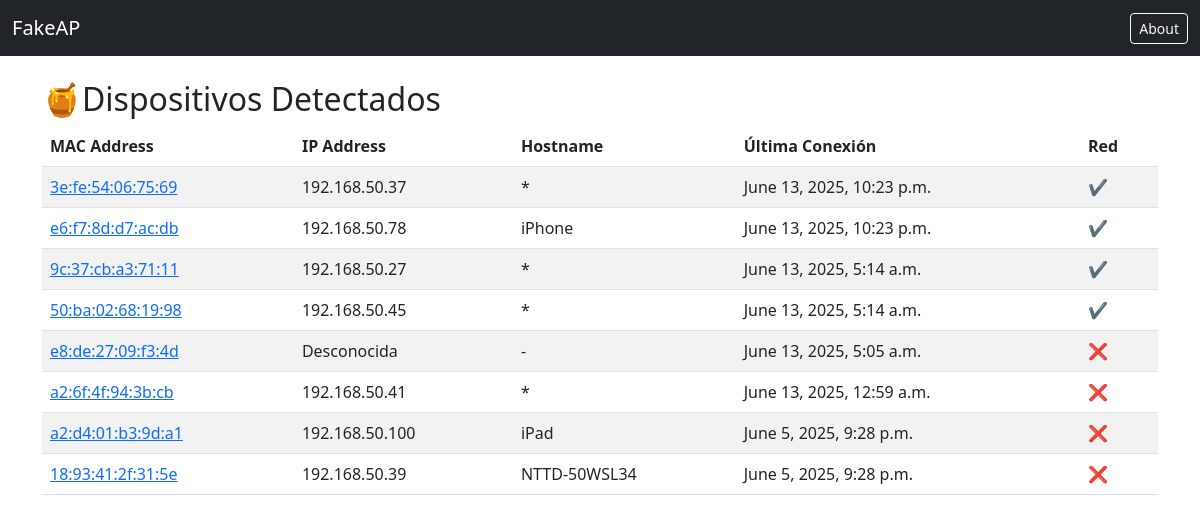
The app's page /, older data.
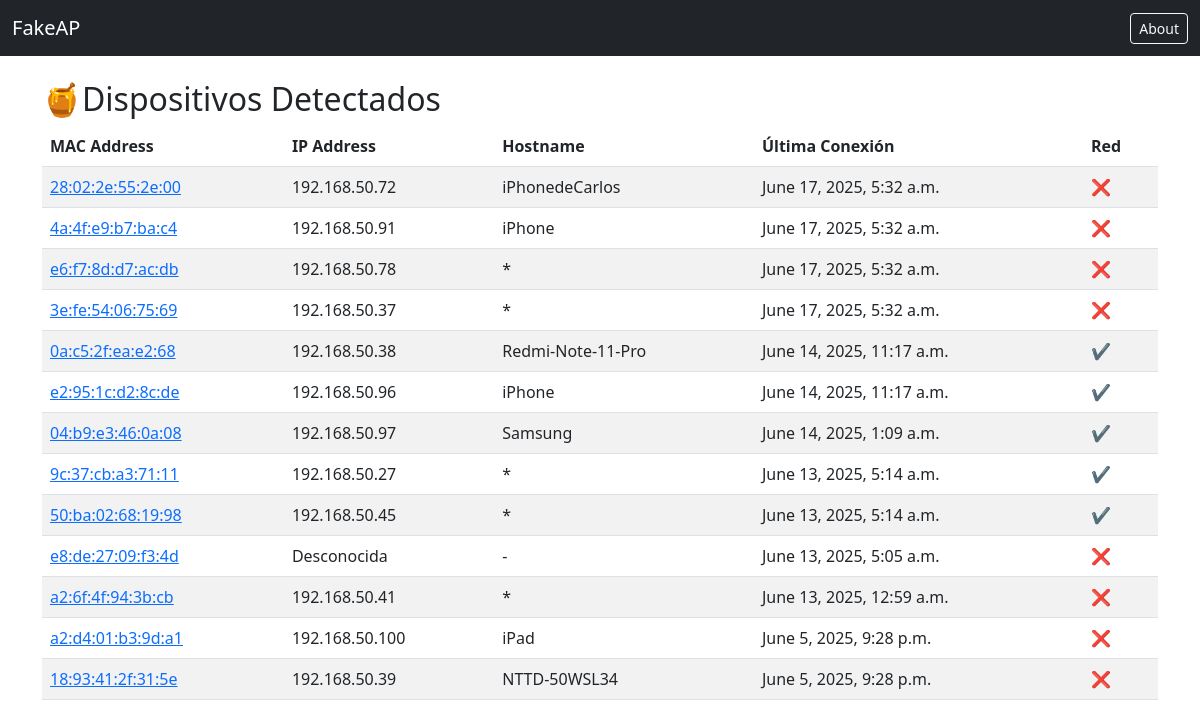
The same page, newer data.
### board/models.py (models this page shows, shortened)
class Device(models.Model):
    mac_address = models.CharField(max_length=17, unique=True)
    ip_address = models.GenericIPAddressField()
    detected_at = models.DateTimeField(auto_now_add=True)
    alert = models.BooleanField(default=False)
    hostname = models.CharField(max_length=255, blank=True, null=True)

### board/views.py (the view)
# urls.py: path('', views.dashboard, name='dashboard'),
def dashboard(request):
    devices = Device.objects.order_by('-detected_at')
    hoy = date.today()
    alerta = False
    whitelist = set(AllowedDevice.objects.values_list('mac_address', flat=True))
    for d in devices:
        detected_date = d.detected_at.date()
        if d.mac_address not in whitelist and detected_date == hoy:
            alerta = True
            break
    for d in devices:
        d.is_allowed = d.mac_address in whitelist
    return render(request, 'board/dashboard.html', {
        'devices': devices,
        'alerta': alerta
    })

### board/templates/board/dashboard.html (shortened to what this page needs)
{% extends 'board/base.html' %}
{% block content %}
<h2>🍯Dispositivos Detectados</h2>
<table class="table table-striped">
    <thead>
        <tr>
            <th>MAC Address</th>
            <th>IP Address</th>
            <th>Hostname</th>
            <th>Última Conexión</th>
            <th>Red</th>
        </tr>
    </thead>
    <tbody>
        {% for d in devices %}
        <tr>
            <td><a href="{% url 'mac_detail' d.mac_address %}">{{ d.mac_address }}</a></td>
            <td>{{ d.ip_address }}</td>
            <td>{{ d.hostname|default:"-" }}</td>
            <td>{{ d.detected_at }}</td>
            <td>
                {% if d.is_allowed %}
                    ✔️
                {% else %}
                    ❌
                {% endif %}
            </td>
        </tr>
        {% endfor %}
    </tbody>
</table>
{% endblock %}

### board/templates/board/base.html (shortened to what this page needs)
<!DOCTYPE html>
<html>
<head>
    <link href="https://cdn.jsdelivr.net/npm/bootstrap@5.3.0/dist/css/bootstrap.min.css" rel="stylesheet">
</head>
<body>
<nav class="navbar navbar-dark bg-dark">
    <div class="container-fluid">
        <span class="navbar-brand">FakeAP </span>
        <div>
            <a href="{% url 'about' %}" class="btn btn-outline-light btn-sm">About</a>
        </div>
    </div>
</nav>
<div class="container mt-4">
    {% block content %}{% endblock %}
</div>
</body>
</html>

Row changes from the older to the newer data that the page shows:
added Device: mac_address "28:02:2e:55:2e:00", ip_address "192.168.50.72", hostname "iPhonedeCarlos", detected_at "June 17, 2025, 5:32 a.m."
added Device: mac_address "4a:4f:e9:b7:ba:c4", ip_address "192.168.50.91", hostname "iPhone", detected_at "June 17, 2025, 5:32 a.m."
changed Device "e6:f7:8d:d7:ac:db": hostname "iPhone" → "*"; detected_at "June 13, 2025, 10:23 p.m." → "June 17, 2025, 5:32 a.m."; text "✔️" → "❌"; moves up the list
changed Device "3e:fe:54:06:75:69": detected_at "June 13, 2025, 10:23 p.m." → "June 17, 2025, 5:32 a.m."; text "✔️" → "❌"
added Device: mac_address "0a:c5:2f:ea:e2:68", ip_address "192.168.50.38", hostname "Redmi-Note-11-Pro", detected_at "June 14, 2025, 11:17 a.m."
added Device: mac_address "e2:95:1c:d2:8c:de", ip_address "192.168.50.96", hostname "iPhone", detected_at "June 14, 2025, 11:17 a.m."
added Device: mac_address "04:b9:e3:46:0a:08", ip_address "192.168.50.97", hostname "Samsung", detected_at "June 14, 2025, 1:09 a.m."
